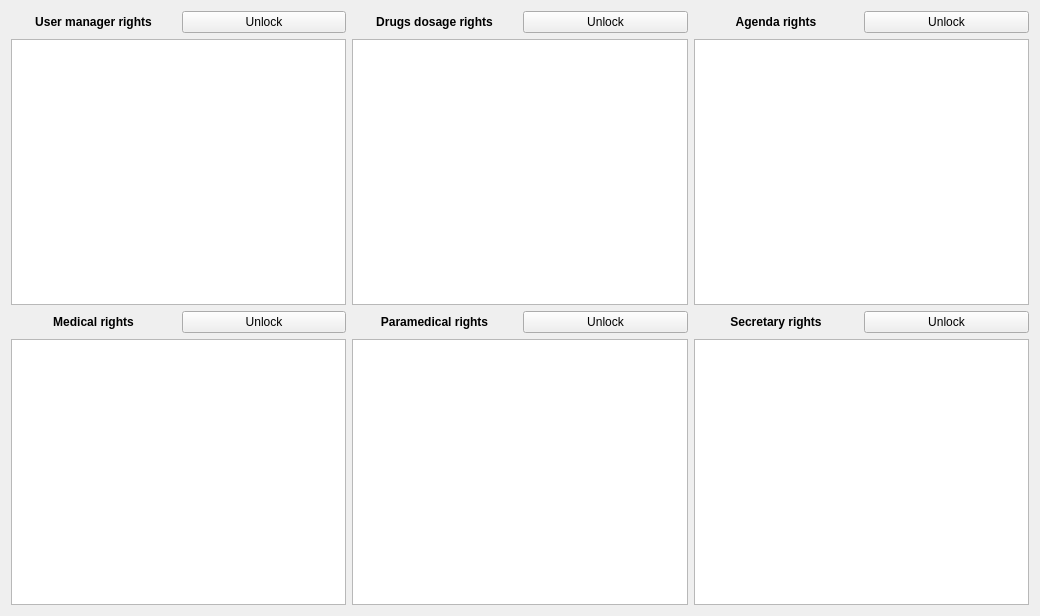
<?xml version="1.0" encoding="UTF-8"?>
<ui version="4.0">
 <class>UserPlugin::Internal::UserViewer_RightsUI</class>
 <widget class="QWidget" name="UserPlugin::Internal::UserViewer_RightsUI">
  <property name="geometry">
   <rect>
    <x>0</x>
    <y>0</y>
    <width>1040</width>
    <height>616</height>
   </rect>
  </property>
  <property name="windowTitle">
   <string>Form</string>
  </property>
  <layout class="QGridLayout" name="gridLayout">
   <item row="0" column="0">
    <widget class="QLabel" name="label_25">
     <property name="font">
      <font>
       <weight>75</weight>
       <bold>true</bold>
      </font>
     </property>
     <property name="text">
      <string>User manager rights</string>
     </property>
     <property name="alignment">
      <set>Qt::AlignCenter</set>
     </property>
    </widget>
   </item>
   <item row="0" column="1">
    <widget class="QPushButton" name="managerPushButton">
     <property name="text">
      <string>Unlock</string>
     </property>
     <property name="checkable">
      <bool>true</bool>
     </property>
    </widget>
   </item>
   <item row="0" column="2">
    <widget class="QLabel" name="label_28">
     <property name="font">
      <font>
       <weight>75</weight>
       <bold>true</bold>
      </font>
     </property>
     <property name="text">
      <string>Drugs dosage rights</string>
     </property>
     <property name="alignment">
      <set>Qt::AlignCenter</set>
     </property>
    </widget>
   </item>
   <item row="0" column="3">
    <widget class="QPushButton" name="drugsPushButton">
     <property name="text">
      <string>Unlock</string>
     </property>
     <property name="checkable">
      <bool>true</bool>
     </property>
    </widget>
   </item>
   <item row="0" column="4">
    <widget class="QLabel" name="label_27">
     <property name="font">
      <font>
       <weight>75</weight>
       <bold>true</bold>
      </font>
     </property>
     <property name="text">
      <string>Agenda rights</string>
     </property>
     <property name="alignment">
      <set>Qt::AlignCenter</set>
     </property>
    </widget>
   </item>
   <item row="0" column="5">
    <widget class="QPushButton" name="agendaPushButton">
     <property name="text">
      <string>Unlock</string>
     </property>
     <property name="checkable">
      <bool>true</bool>
     </property>
    </widget>
   </item>
   <item row="1" column="0" colspan="2">
    <widget class="UserPlugin::Internal::UserRightsWidget" name="managerRightsListWidget"/>
   </item>
   <item row="1" column="2" colspan="2">
    <widget class="UserPlugin::Internal::UserRightsWidget" name="drugsRightsListWidget"/>
   </item>
   <item row="1" column="4" colspan="2">
    <widget class="UserPlugin::Internal::UserRightsWidget" name="agendaRightsListWidget"/>
   </item>
   <item row="2" column="0">
    <widget class="QLabel" name="label_19">
     <property name="font">
      <font>
       <weight>75</weight>
       <bold>true</bold>
      </font>
     </property>
     <property name="text">
      <string>Medical rights</string>
     </property>
     <property name="alignment">
      <set>Qt::AlignCenter</set>
     </property>
    </widget>
   </item>
   <item row="2" column="1">
    <widget class="QPushButton" name="medicalPushButton">
     <property name="text">
      <string>Unlock</string>
     </property>
     <property name="checkable">
      <bool>true</bool>
     </property>
    </widget>
   </item>
   <item row="2" column="2">
    <widget class="QLabel" name="label_26">
     <property name="font">
      <font>
       <weight>75</weight>
       <bold>true</bold>
      </font>
     </property>
     <property name="text">
      <string>Paramedical rights</string>
     </property>
     <property name="alignment">
      <set>Qt::AlignCenter</set>
     </property>
    </widget>
   </item>
   <item row="2" column="3">
    <widget class="QPushButton" name="paramedicalPushButton">
     <property name="text">
      <string>Unlock</string>
     </property>
     <property name="checkable">
      <bool>true</bool>
     </property>
    </widget>
   </item>
   <item row="2" column="4">
    <widget class="QLabel" name="label_29">
     <property name="font">
      <font>
       <weight>75</weight>
       <bold>true</bold>
      </font>
     </property>
     <property name="text">
      <string>Secretary rights</string>
     </property>
     <property name="alignment">
      <set>Qt::AlignCenter</set>
     </property>
    </widget>
   </item>
   <item row="2" column="5">
    <widget class="QPushButton" name="secretaryPushButton">
     <property name="text">
      <string>Unlock</string>
     </property>
     <property name="checkable">
      <bool>true</bool>
     </property>
    </widget>
   </item>
   <item row="3" column="0" colspan="2">
    <widget class="UserPlugin::Internal::UserRightsWidget" name="medicalRightsListWidget"/>
   </item>
   <item row="3" column="2" colspan="2">
    <widget class="UserPlugin::Internal::UserRightsWidget" name="paramedicalRightsListWidget"/>
   </item>
   <item row="3" column="4" colspan="2">
    <widget class="UserPlugin::Internal::UserRightsWidget" name="secretaryRightsListWidget"/>
   </item>
  </layout>
 </widget>
 <customwidgets>
  <customwidget>
   <class>UserPlugin::Internal::UserRightsWidget</class>
   <extends>QListWidget</extends>
   <header location="global">usermanagerplugin/widgets/userrightswidget.h</header>
  </customwidget>
 </customwidgets>
 <resources/>
 <connections/>
</ui>
